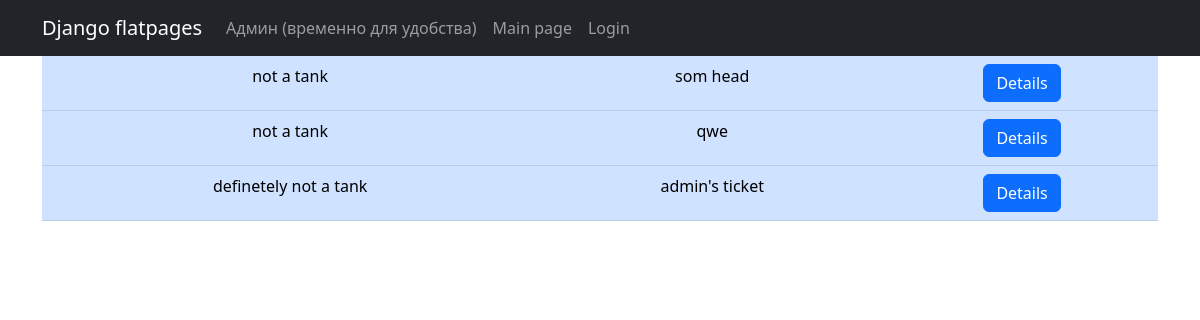
The app's page /, older data.
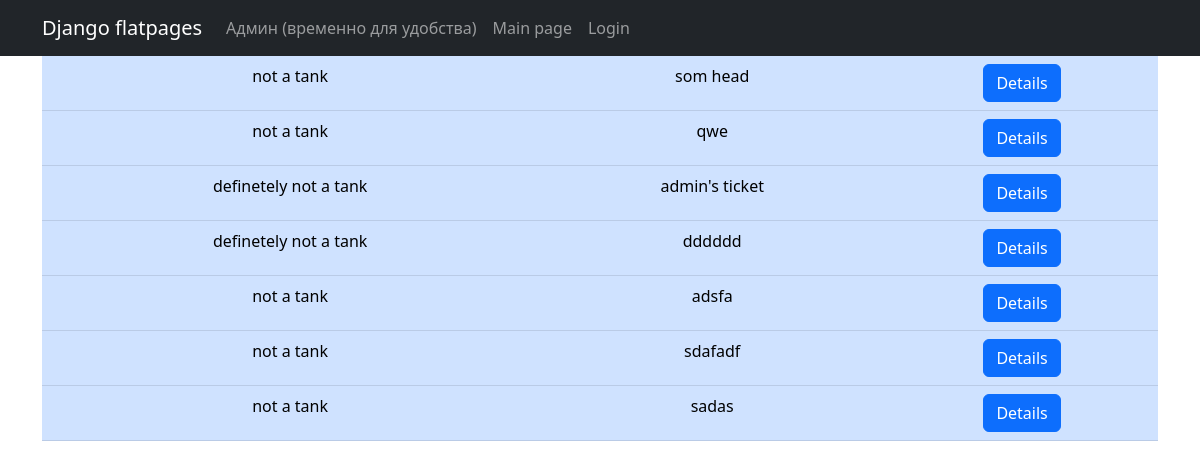
The same page, newer data.
### tickets/models.py (models this page shows, shortened)
class Ticket(models.Model):
    author = models.ForeignKey(User, on_delete=models.CASCADE)
    head = models.CharField(max_length=200)
    body = CKEditor5Field('Text', config_name='extends')
    category = models.CharField(choices=categories, max_length=25)
    pubdate = models.DateField(auto_now_add=True)

### tickets/views.py (the view)
# urls.py: path('', TicketsList.as_view()),
class TicketsList(ListView):  # вьюшка для просмотра всех размещенных на сайте тикетов
    model = Ticket
    ordering = 'pubdate'
    template_name = 'tickets.html'
    context_object_name = 'tickets'

### templates/tickets.html (shortened to what this page needs)
{% extends 'flatpages/default.html' %}
    {% block content %}
    {% if tickets %}
    <table class="table table-primary">
    {% for ticket in tickets %}
        <tr>
            <td>
                {{ ticket.category }}
            </td>
            <td>
                {{ ticket.head }}
            </td>
            <td>
                <a class="btn btn-primary" href="{% url 'ticket_detail' ticket.id %}">Details</a>
            </td>
        </tr>
    {% endfor %}
    </table>
    {% else %}
    <h5>There is no active tickets right now</h5>
    {% endif %}
    {% endblock content %}

Row changes from the older to the newer data that the page shows:
added Ticket: category "definetely not a tank", head "dddddd"
added Ticket: category "not a tank", head "adsfa"
added Ticket: category "not a tank", head "sdafadf"
added Ticket: category "not a tank", head "sadas"
